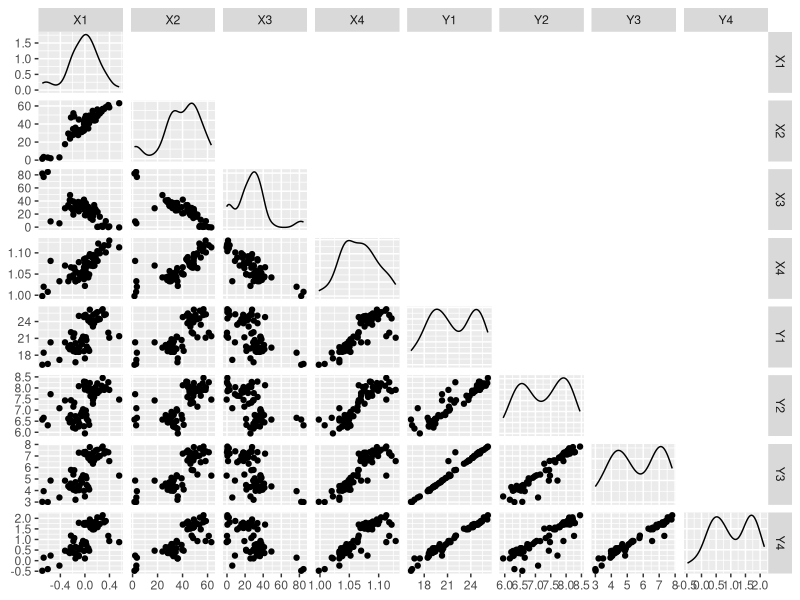
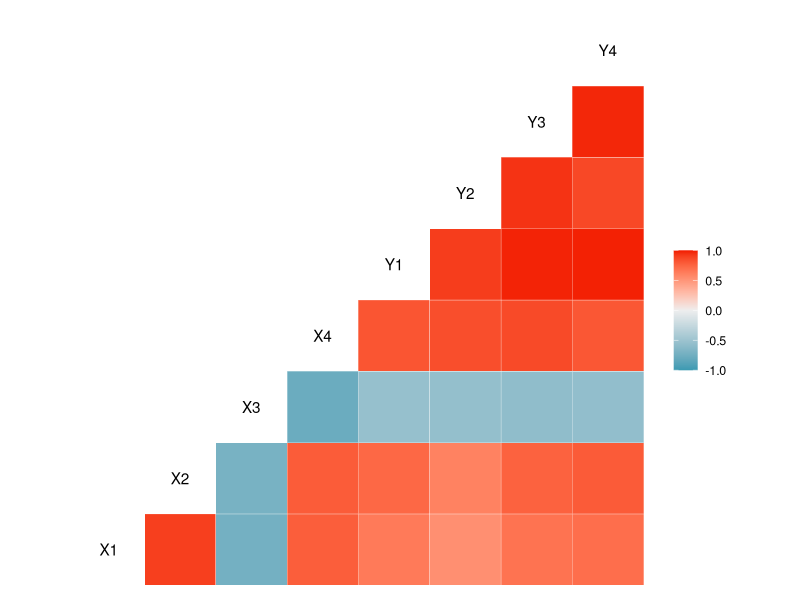
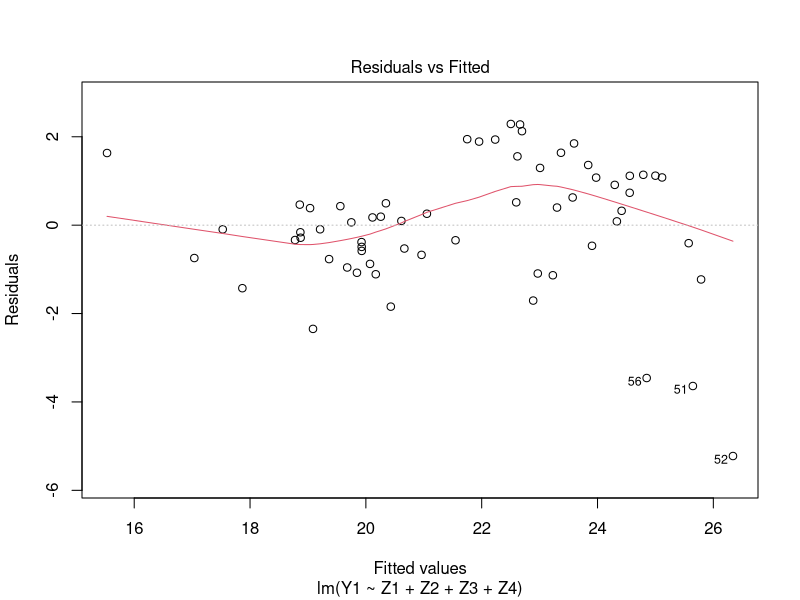
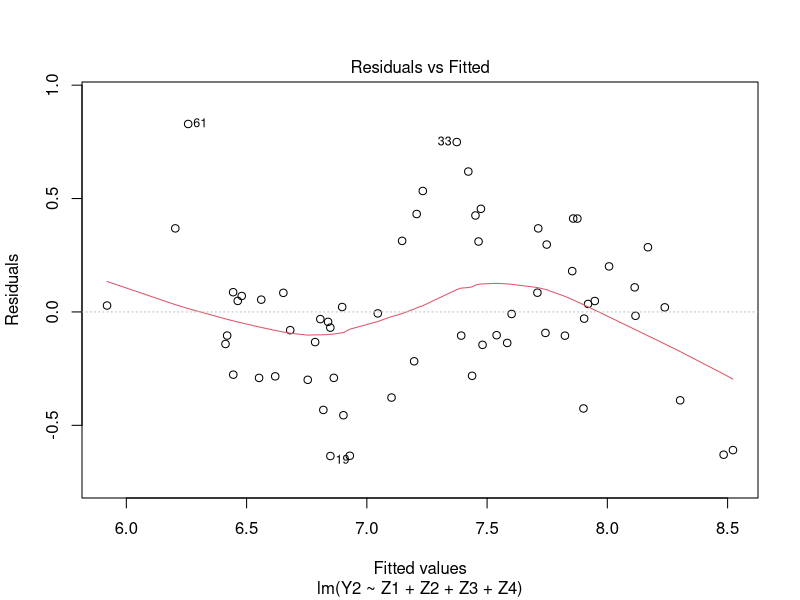
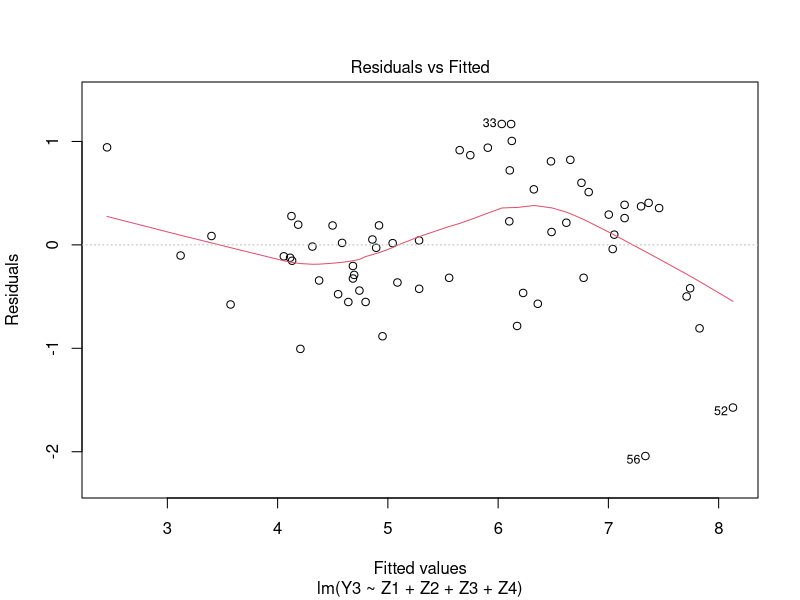
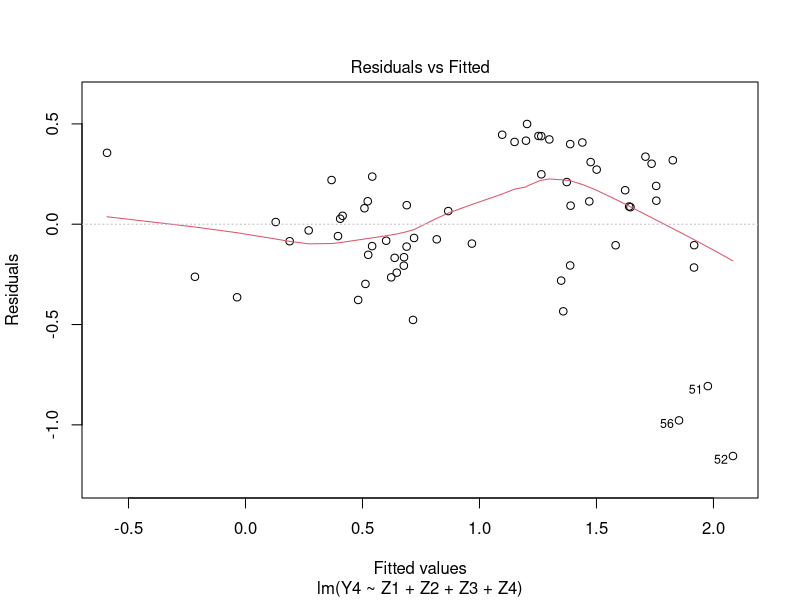

Reproduce these figures in R, in order.
# Subject: Multivariate Statistic
# Lecture: Multivariate Regression
# Author: Vinicius Osterne (www.osterne.com)





data(mtcars)
head(mtcars, n=8)

summary(mtcars)

mtcars$cyl = factor(mtcars$cyl)
Y = as.matrix(mtcars[,c("mpg","disp","hp","wt")])

model_mult = lm(Y ~ cyl + am + carb, data=mtcars)
summary(model_mult)



























































# $Y_1$: comprimento na quebra
# $Y_2$: módulo de elasticidade
# $Y_3$: estresse na falha
# $Y_4$: resistência à quebra

# $Z_1$: comprimento da fibra
# $Z_2$: fração de fibra grossa
# $Z_3$: fração de fibra fina
# $Z_4$: extensão à tração nula


library(robustbase)
library(GGally)

fibras = pulpfiber
View(fibras)

ggpairs(pulpfiber, upper = "blank")

ggcorr(fibras)

names(fibras)

colnames(fibras)[1:4] = c('Z1','Z2','Z3','Z4')

attach(fibras)

modelo1 = lm(Y1 ~ Z1+Z2+Z3+Z4)
modelo2 = lm(Y2 ~ Z1+Z2+Z3+Z4)
modelo3 = lm(Y3 ~ Z1+Z2+Z3+Z4)
modelo4 = lm(Y4 ~ Z1+Z2+Z3+Z4)

summary(modelo1)
summary(modelo2)
summary(modelo3)
summary(modelo4)


# Diagnóstico
plot(modelo1, 1)
plot(modelo2, 1)
plot(modelo3, 1)
plot(modelo4, 1)


# Modelo multivariado
modelo_multivariado <- lm(cbind(Y1,Y2,Y3,Y4) ~ Z1+Z2+Z3+Z4, data=fibras)
summary(modelo_multivariado)
